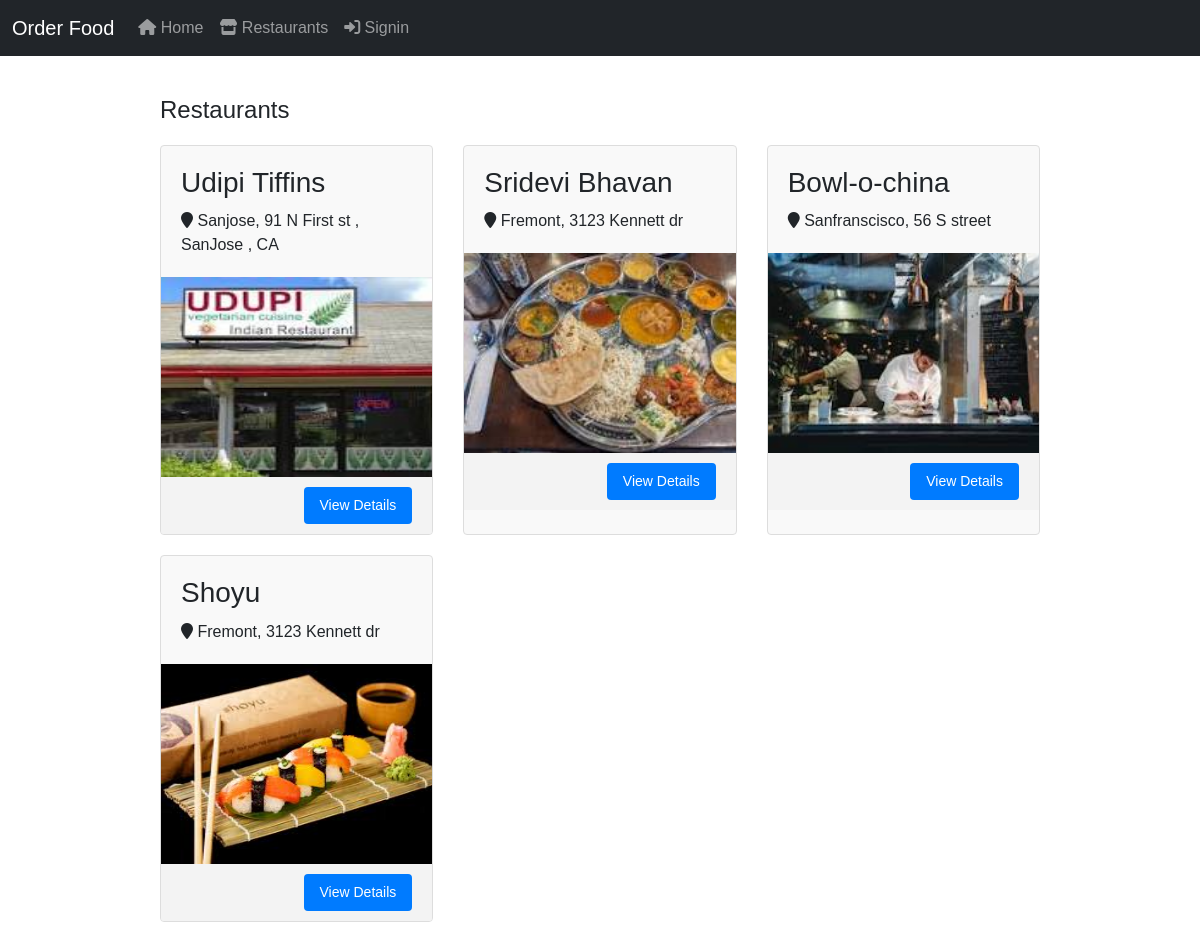
/menu/restaurants/, run on the app's committed database.
### menu/models.py (models this page shows, shortened)
class Restaurant(models.Model):
    name = models.CharField(max_length=100)
    location = models.ForeignKey(Location, on_delete=models.CASCADE)
    phone_number = models.CharField(max_length=15)
    image = models.ImageField(upload_to='restaurant_images/')
    category = models.ForeignKey(Category, on_delete=models.CASCADE)
    class Meta:
        verbose_name_plural = 'Restaurants'

class Location(models.Model):
    name = models.CharField(max_length=100)
    address = models.TextField()
    class Meta:
        verbose_name_plural = 'Locations'

### menu/views.py (the view)
# urls.py: path('restaurants/', views.restaurant_list, name='restaurant_list'),
def restaurant_list(request):
    restaurants = Restaurant.objects.all()
    return render(request, 'restaurant_list.html', {'restaurants': restaurants})

### menu/templates/restaurant_list.html (shortened to what this page needs)
{% extends 'base.html' %}
{% block content %}
<div class="container">
    <h2 class="page-title">Restaurants</h2>
    <div class="restaurant-list">
        {% for restaurant in restaurants %}
        <div class="restaurant-item">
            <div class="restaurant-details">
                <h3>{{ restaurant.name }}</h3>
                <p> <i class="fa fa-map-marker"></i>
                    {{ restaurant.location.name }},
                    {{ restaurant.location.address }}</p>
            </div>
            <div class="restaurant-image">
                <img src="{{ restaurant.image.url }}" alt="{{ restaurant.name }} Image" style="width: 275px; height: 200px;">
            </div>
            <div class="action-buttons">
                <a href="{% url 'restaurant_detail' restaurant.id %}" class="btn btn-primary">View Details</a>
            </div>
        </div>
        {% endfor %}
    </div>
</div>
{% endblock %}

### core/templates/base.html (shortened to what this page needs)
{% load static %}
<!DOCTYPE html>
<html lang="en">
<head>
    <link href="https://cdn.jsdelivr.net/npm/bootstrap@5.3.0-alpha1/dist/css/bootstrap.min.css" rel="stylesheet">
    <link href="https://cdnjs.cloudflare.com/ajax/libs/font-awesome/6.0.0-beta3/css/all.min.css" rel="stylesheet">
    <link rel="stylesheet" href="{% static 'css/style.css' %}">
    <link rel="stylesheet" href="{% static 'css/auth.css' %}">
</head>
<body>
<nav class="navbar navbar-expand-lg navbar-dark bg-dark">
  <div class="container-fluid">
    <a class="navbar-brand" href="/">Order Food</a>
    <div class="collapse navbar-collapse" id="navbarNav">
      <ul class="navbar-nav">
        <li class="nav-item">
          <a class="nav-link" href="/"><i class="fas fa-home"></i> Home</a>
        </li>
        <li class="nav-item">
          <a class="nav-link" href="{% url 'restaurant_list' %}">
            <i class="fas fa-store"></i>
             Restaurants</a>
        </li>
        <li class="nav-item">
         {% if user.is_authenticated %}
          <a class="nav-link" href="{% url 'view_profile' %}"><i class="fas fa-user"></i> {{request.user.username}}</a>
          {% else %}
          <a class="nav-link" href="{% url 'signin' %}"><i class="fas fa-sign-in-alt"></i> Signin</a>
          {% endif %}
        </li>
      </ul>
    </div>
  </div>
</nav>
<div class="container">
    {% block content %}
    {% endblock %}
</div>
</body>
</html>

### static/css/style.css (style rules this page uses)
body { font-family: Arial, sans-serif; }
.container { max-width: 960px; margin: 0 auto; padding: 20px; }
.page-title { font-size: 24px; margin-bottom: 20px; }
.restaurant-list { display: flex; flex-wrap: wrap; justify-content: space-between; }
.restaurant-item { width: calc(33.33% - 20px); margin-bottom: 20px; background-color: #f9f9f9; border: 1px solid #ddd; border-radius: 4px; overflow: hidden; }
.restaurant-details { padding: 20px; }
.restaurant-details h3 { margin-top: 0; margin-bottom: 10px; }
.restaurant-details p { margin: 0; }
.action-buttons { padding: 10px 20px; background-color: #f3f3f3; text-align: right; }
.btn { display: inline-block; padding: 8px 16px; font-size: 14px; border: none; border-radius: 4px; background-color: #007bff; color: #fff; text-decoration: none; cursor: pointer; transition: background-color 0.3s; }

### data on the page
Restaurant: name "Udipi Tiffins", location.name "Sanjose", location.address "91 N First st , SanJose , CA", image (picture)
Restaurant: name "Sridevi Bhavan", location.name "Fremont", location.address "3123 Kennett dr", image (picture)
Restaurant: name "Bowl-o-china", location.name "Sanfranscisco", location.address "56 S street", image (picture)
Restaurant: name "Shoyu", location.name "Fremont", location.address "3123 Kennett dr", image (picture)
